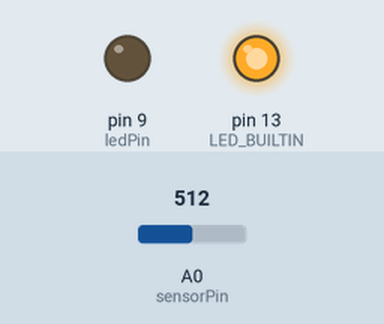
A sketch run on a simulated Arduino Uno, built with avr-gcc and run on an emulated ATmega328P. Parts: output pins drawn as LEDs (lit = HIGH). The test bench sets the inputs (shaded band); at power-on: A0 (sensorPin) = 512.

Above: at 0.1 s.
At 6.2 s:
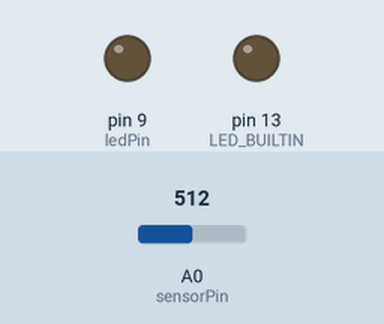
6.3 s: A0 (sensorPin) set to 306
At 7.2 s:
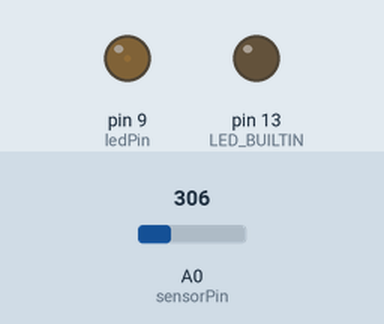
Timing chart, 0 to 9.3 s (numbered marks = the images above; inputs shaded):
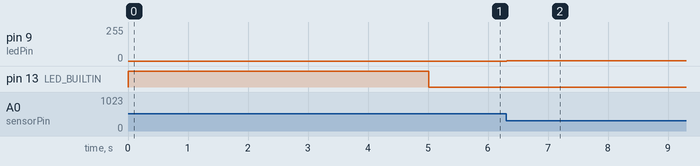

The sketch:

ARDUINO-DEV.ino
```cpp
const int sensorPin = A0;
const int ledPin = 9;

int sensorValue = 0;
int sensorMin = 1023;
int sensorMax = 0;

void setup() {
  pinMode(LED_BUILTIN, OUTPUT);
  digitalWrite(LED_BUILTIN, HIGH);

  while (millis() < 5000) {
    sensorValue = analogRead(sensorPin);

    if (sensorValue > sensorMax) {
      sensorMax = sensorValue;
    }

    if (sensorValue < sensorMin) {
      sensorMin = sensorValue;
    }
    delay(50);
  }

  digitalWrite(LED_BUILTIN, LOW);
}

void loop() {
  sensorValue = analogRead(sensorPin);

  sensorValue = map(sensorValue, sensorMin, sensorMax, 0, 255);

  sensorValue = constrain(sensorValue, 0, 255);

  analogWrite(ledPin, sensorValue);

  delay(50);
}
```

Measured:
- after the input at 6.3 s, pin 9 (ledPin): 0/255 → 1/255 at once
